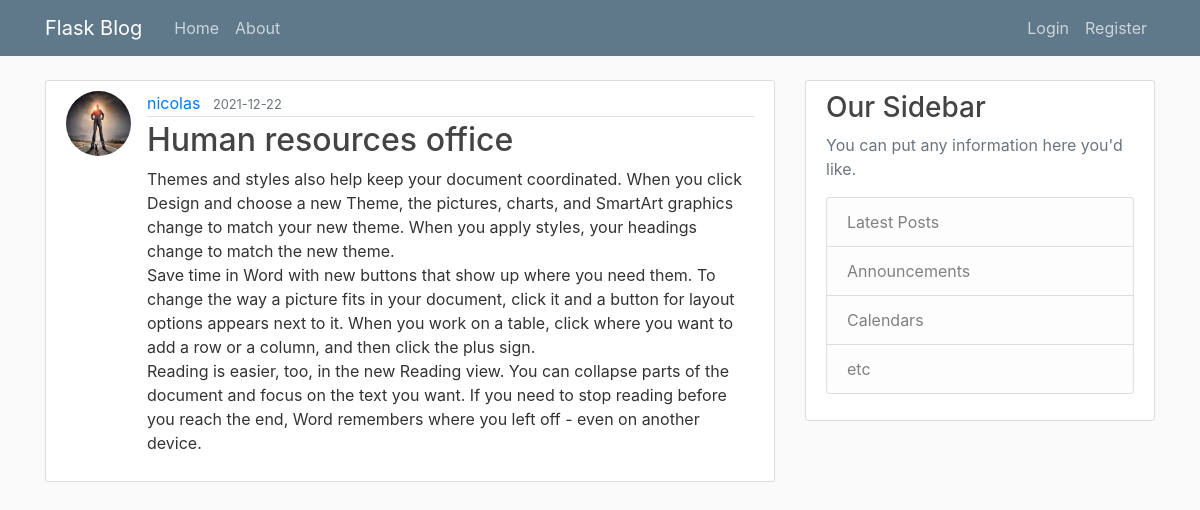
Page /post/3 on the earlier database version.
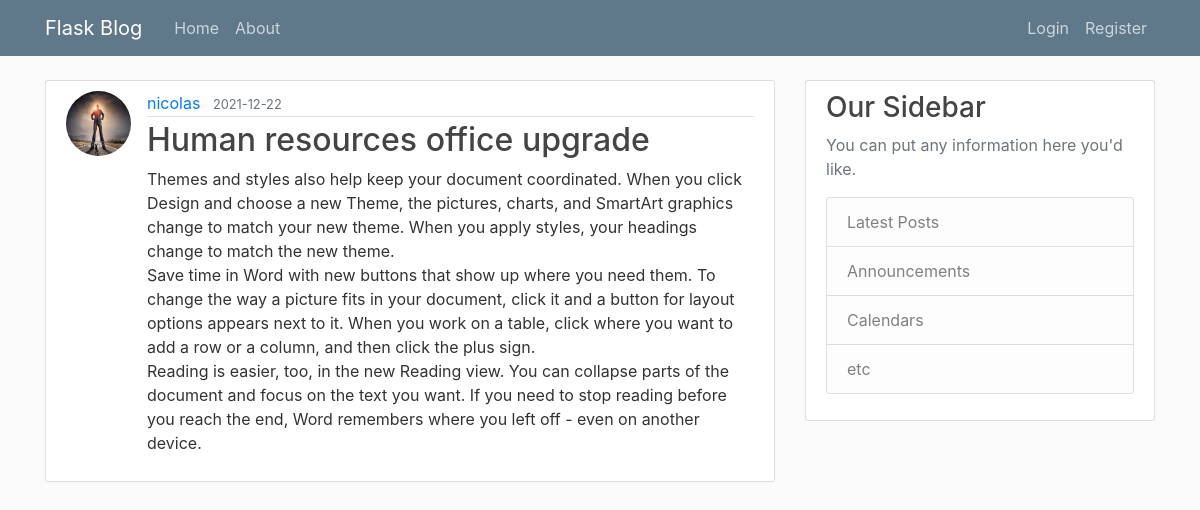
Same page on the later database version.
### blog/models.py (models this page shows, shortened)
class Post(db.Model):
    id = db.Column(db.Integer, primary_key=True)
    title = db.Column(db.String(100),
                      nullable=False)
    date = db.Column(db.DateTime, nullable=False, default=datetime.utcnow)
    content = db.Column(db.Text,
                        nullable=False)
    user_id = db.Column(db.Integer, db.ForeignKey('user.id'), nullable=False)

### blog/posts/routes.py (the view)
@posts.route("/post/<int:post_id>")
def post(post_id):
    post = Post.query.get_or_404(post_id)
    return render_template('post.html', title='post.title', post=post)

### blog/templates/post.html (shortened to what this page needs)
{% extends 'base.html' %}
{% block content %}
    <article class="media content-section">
        <img src="{{ url_for('static', filename='profile/'+ post.author.image_file) }}" class="rounded-circle article-img" alt="">
        <div class="media-body">
        <div class="article-metadata">
            <a class="mr-2" href="{{ url_for('users.user_posts', username=post.author.username) }}">{{ post.author.username }}</a>
            <small class="text-muted">{{ post.date.strftime('%Y-%m-%d') }}</small>
        </div>
        <h2 class="article-title">{{ post.title }}</h2>
        <p class="article-content">{{ post.content }}</p>
        </div>
    </article>
{% endblock %}

Differences in the rows shown:
changed Post: title "Human resources office" → "Human resources office upgrade"
